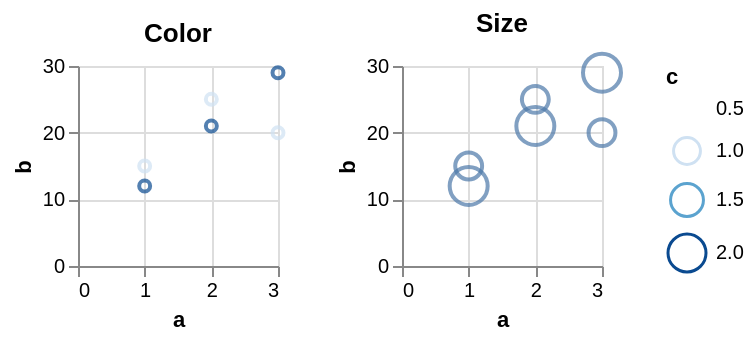

Here is the Vega-Lite specification saved for this chart:
### Vega specification from a JSON file in a GitHub repository (floating-point values rounded to 4 significant figures)
{"$schema": "https://vega.github.io/schema/vega/v5.json", "description": "Testing invalid", "background": "white", "padding": 5, "height": 100, "data": [{"name": "source_0", "values": [{"a": 1, "b": 15, "c": 1}, {"a": 2, "b": 25, "c": 1}, {"a": 3, "b": 20, "c": 1}, {"a": 1, "b": 12, "c": 2}, {"a": 2, "b": 21, "c": 2}, {"a": 3, "b": 29, "c": 2}, {"a": 1, "b": 8, "c": null}, {"a": 2, "b": 31, "c": null}, {"a": 3, "b": 49, "c": null}]}, {"name": "data_0", "source": "source_0", "transform": [{"type": "filter", "expr": "isValid(datum[\"a\"]) && isFinite(+datum[\"a\"]) && isValid(datum[\"b\"]) && isFinite(+datum[\"b\"]) && isValid(datum[\"c\"]) && isFinite(+datum[\"c\"])"}]}], "signals": [{"name": "childWidth", "value": 100}], "layout": {"padding": 20, "bounds": "full", "align": "each"}, "marks": [{"type": "group", "name": "concat_0_group", "title": {"text": "Color", "frame": "group"}, "style": "cell", "encode": {"update": {"width": {"signal": "childWidth"}, "height": {"signal": "height"}}}, "marks": [{"name": "concat_0_marks", "type": "symbol", "style": ["point"], "from": {"data": "data_0"}, "encode": {"update": {"opacity": {"value": 0.7}, "fill": {"value": "transparent"}, "stroke": {"scale": "color", "field": "c"}, "tooltip": {"signal": "{\"a\": format(datum[\"a\"], \"\"), \"b\": format(datum[\"b\"], \"\"), \"c\": format(datum[\"c\"], \"\")}"}, "ariaRoleDescription": {"value": "point"}, "description": {"signal": "\"a: \" + (format(datum[\"a\"], \"\")) + \"; b: \" + (format(datum[\"b\"], \"\")) + \"; c: \" + (format(datum[\"c\"], \"\"))"}, "x": {"scale": "concat_0_x", "field": "a"}, "y": {"scale": "concat_0_y", "field": "b"}}}}], "axes": [{"scale": "concat_0_x", "orient": "bottom", "gridScale": "concat_0_y", "grid": true, "tickCount": {"signal": "ceil(childWidth/40)"}, "domain": false, "labels": false, "aria": false, "maxExtent": 0, "minExtent": 0, "ticks": false, "zindex": 0}, {"scale": "concat_0_y", "orient": "left", "gridScale": "concat_0_x", "grid": true, "tickCount": {"signal": "ceil(height/40)"}, "domain": false, "labels": false, "aria": false, "maxExtent": 0, "minExtent": 0, "ticks": false, "zindex": 0}, {"scale": "concat_0_x", "orient": "bottom", "grid": false, "title": "a", "labelFlush": true, "labelOverlap": true, "tickCount": {"signal": "ceil(childWidth/40)"}, "zindex": 0}, {"scale": "concat_0_y", "orient": "left", "grid": false, "title": "b", "labelOverlap": true, "tickCount": {"signal": "ceil(height/40)"}, "zindex": 0}]}, {"type": "group", "name": "concat_1_group", "title": {"text": "Size", "frame": "group"}, "style": "cell", "encode": {"update": {"width": {"signal": "childWidth"}, "height": {"signal": "height"}}}, "marks": [{"name": "concat_1_marks", "type": "symbol", "style": ["point"], "from": {"data": "data_0"}, "encode": {"update": {"opacity": {"value": 0.7}, "fill": {"value": "transparent"}, "stroke": {"value": "#4c78a8"}, "tooltip": {"signal": "{\"a\": format(datum[\"a\"], \"\"), \"b\": format(datum[\"b\"], \"\"), \"c\": format(datum[\"c\"], \"\")}"}, "ariaRoleDescription": {"value": "point"}, "description": {"signal": "\"a: \" + (format(datum[\"a\"], \"\")) + \"; b: \" + (format(datum[\"b\"], \"\")) + \"; c: \" + (format(datum[\"c\"], \"\"))"}, "x": {"scale": "concat_1_x", "field": "a"}, "y": {"scale": "concat_1_y", "field": "b"}, "size": {"scale": "size", "field": "c"}}}}], "axes": [{"scale": "concat_1_x", "orient": "bottom", "gridScale": "concat_1_y", "grid": true, "tickCount": {"signal": "ceil(childWidth/40)"}, "domain": false, "labels": false, "aria": false, "maxExtent": 0, "minExtent": 0, "ticks": false, "zindex": 0}, {"scale": "concat_1_y", "orient": "left", "gridScale": "concat_1_x", "grid": true, "tickCount": {"signal": "ceil(height/40)"}, "domain": false, "labels": false, "aria": false, "maxExtent": 0, "minExtent": 0, "ticks": false, "zindex": 0}, {"scale": "concat_1_x", "orient": "bottom", "grid": false, "title": "a", "labelFlush": true, "labelOverlap": true, "tickCount": {"signal": "ceil(childWidth/40)"}, "zindex": 0}, {"scale": "concat_1_y", "orient": "left", "grid": false, "title": "b", "labelOverlap": true, "tickCount": {"signal": "ceil(height/40)"}, "zindex": 0}]}], "scales": [{"name": "color", "type": "linear", "domain": {"data": "data_0", "field": "c"}, "range": "ramp", "interpolate": "hcl", "zero": false}, {"name": "size", "type": "linear", "domain": {"data": "data_0", "field": "c"}, "range": [0, 361], "zero": true}, {"name": "concat_0_x", "type": "linear", "domain": {"data": "data_0", "field": "a"}, "range": [0, {"signal": "childWidth"}], "nice": true, "zero": true}, {"name": "concat_0_y", "type": "linear", "domain": {"data": "data_0", "field": "b"}, "range": [{"signal": "height"}, 0], "nice": true, "zero": true}, {"name": "concat_1_x", "type": "linear", "domain": {"data": "data_0", "field": "a"}, "range": [0, {"signal": "childWidth"}], "nice": true, "zero": true}, {"name": "concat_1_y", "type": "linear", "domain": {"data": "data_0", "field": "b"}, "range": [{"signal": "height"}, 0], "nice": true, "zero": true}], "legends": [{"stroke": "color", "gradientLength": {"signal": "clamp(height, 64, 200)"}, "title": "c", "encode": {"gradient": {"update": {"opacity": {"value": 0.7}}}}, "symbolType": "circle", "size": "size"}], "config": {"mark": {"tooltip": true}}}
